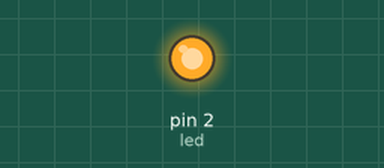
This sketch was run on a simulated Arduino Uno, built with avr-gcc and run on an emulated ATmega328P. Parts: output pins drawn as LEDs (lit = HIGH).

Above: at 0.1 s.
Timing chart, 0 to 1.6 s (numbered marks = the images above):
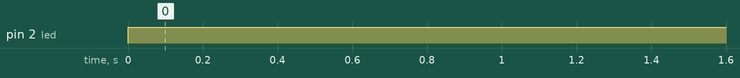

The sketch:

led_millis.ino
```cpp
/*By: Mario Alo
 * Visiten mi pagina en fb www.fb.com/LosMejoresContenidosParaTi
 * Visiten mi blog en www.descargatuscosas.blogspot.com
 * Suscribanse a mi canal en YouTube https://www.youtube.com/user/descargatuscosas
 */
int led = 2;
unsigned long t_esperado = 43000000; //tiempo de espera
unsigned long t_actual = 0; //Tiempo que esta transcurriendo
unsigned long t_previo; //tiempo que se actualizará
boolean estado = true;
void setup() {
  pinMode(led, OUTPUT);

}

void loop() {

  t_actual = millis();
  if ((unsigned long)(t_actual - t_previo)>= t_esperado){
      estado = !estado;

      t_previo = millis();
  }
  digitalWrite(led, estado);
}
```

Measured:
- by itself, pin 2 (led): LOW → HIGH at 0.00 s
